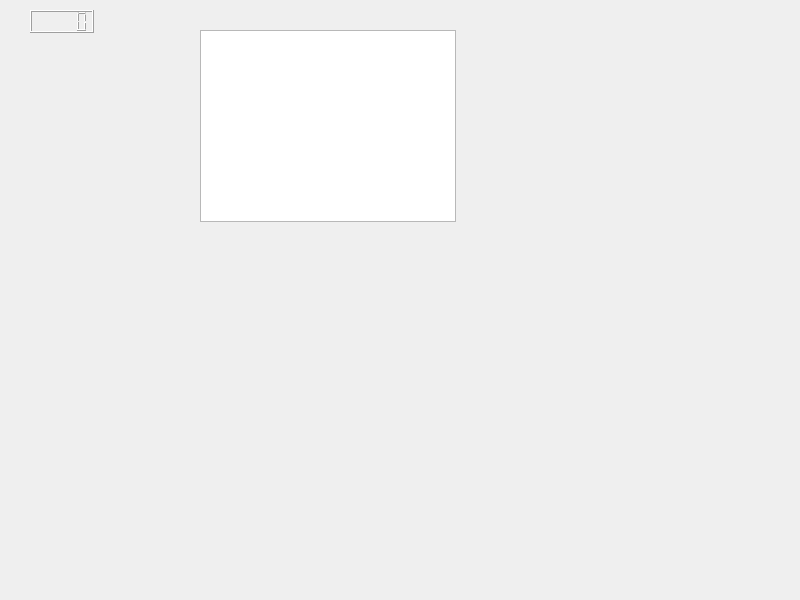
<?xml version="1.0" encoding="UTF-8"?>
<ui version="4.0">
 <class>MainWindow</class>
 <widget class="QMainWindow" name="MainWindow">
  <property name="geometry">
   <rect>
    <x>0</x>
    <y>0</y>
    <width>800</width>
    <height>600</height>
   </rect>
  </property>
  <property name="windowTitle">
   <string>MainWindow</string>
  </property>
  <widget class="QWidget" name="centralwidget">
   <widget class="QGraphicsView" name="graphicsView">
    <property name="geometry">
     <rect>
      <x>200</x>
      <y>30</y>
      <width>256</width>
      <height>192</height>
     </rect>
    </property>
   </widget>
   <widget class="QLCDNumber" name="lcdNumber">
    <property name="geometry">
     <rect>
      <x>30</x>
      <y>10</y>
      <width>64</width>
      <height>23</height>
     </rect>
    </property>
   </widget>
  </widget>
 </widget>
 <resources/>
 <connections/>
</ui>
